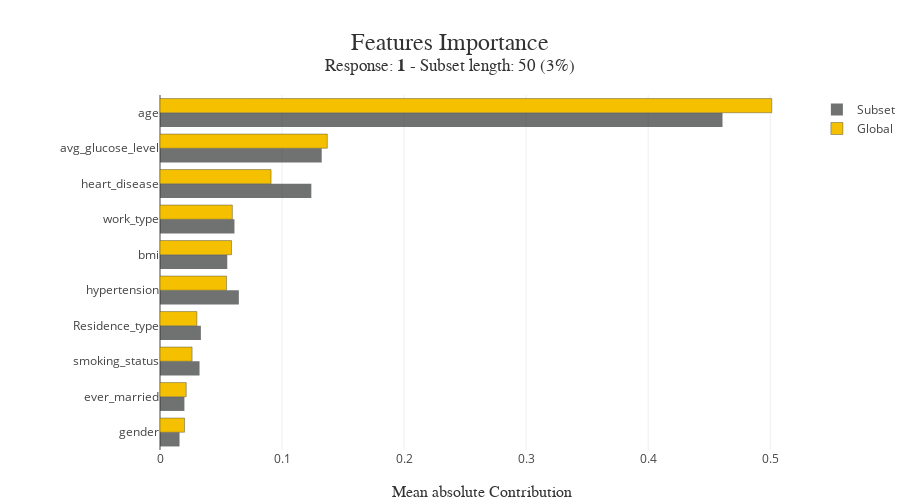

The notebook cell this image was saved under:
### Code cell
import random
subset = random.choices(X_test.index, k =50)
xpl.plot.features_importance(selection=subset)

### Figure 1 — Plotly figure (JSON) as saved in the notebook; plotly's stock layout.template omitted (floating-point values rounded to 4 significant figures)
{"data": [{"customdata": ["gender", "ever_married", "smoking_status", "Residence_type", "hypertension", "bmi", "work_type", "heart_disease", "avg_glucose_level", "age"], "hovertemplate": "Feature: %{customdata}<br />Contribution: %{x:.4f}<extra></extra>", "marker": {"color": "rgba(52, 55, 54, 0.7)"}, "name": "Subset", "orientation": "h", "type": "bar", "x": [0.016, 0.02, 0.0324, 0.0335, 0.0646, 0.0551, 0.061, 0.124, 0.1325, 0.4609], "y": ["gender", "ever_married", "smoking_status", "Residence_type", "hypertension", "bmi", "work_type", "heart_disease", "avg_glucose_level", "age"]}, {"customdata": ["gender", "ever_married", "smoking_status", "Residence_type", "hypertension", "bmi", "work_type", "heart_disease", "avg_glucose_level", "age"], "hovertemplate": "Feature: %{customdata}<br />Contribution: %{x:.4f}<extra></extra>", "marker": {"color": ["rgba(244, 192, 0, 1.0)", "rgba(244, 192, 0, 1.0)", "rgba(244, 192, 0, 1.0)", "rgba(244, 192, 0, 1.0)", "rgba(244, 192, 0, 1.0)", "rgba(244, 192, 0, 1.0)", "rgba(244, 192, 0, 1.0)", "rgba(244, 192, 0, 1.0)", "rgba(244, 192, 0, 1.0)", "rgba(244, 192, 0, 1.0)"], "line": {"color": "rgba(52, 55, 54, 0.8)", "width": 0.5}}, "name": "Global", "orientation": "h", "type": "bar", "x": [0.0201, 0.0215, 0.0263, 0.0302, 0.0545, 0.0586, 0.0593, 0.091, 0.1371, 0.5013], "y": ["gender", "ever_married", "smoking_status", "Residence_type", "hypertension", "bmi", "work_type", "heart_disease", "avg_glucose_level", "age"]}], "layout": {"autosize": false, "barmode": "group", "height": 500, "hovermode": "closest", "margin": {"b": 50, "l": 160, "r": 0, "t": 95}, "title": {"font": {"color": "rgb(50, 50, 50)", "family": "Arial", "size": 24}, "text": "Features Importance<br><sup>Response: <b>1</b> - Subset length: 50 (3%)</sup>", "x": 0.5, "xanchor": "center", "y": 0.9, "yanchor": "middle"}, "width": 900, "xaxis": {"title": {"font": {"color": "rgb(50, 50, 50)", "family": "Arial Black", "size": 16}, "text": "Mean absolute Contribution"}}, "yaxis": {"automargin": true, "dtick": 1, "tickmode": "array", "ticktext": ["gender", "ever_married", "smoking_status", "Residence_type", "hypertension", "bmi", "work_type", "heart_disease", "avg_glucose_level", "age"], "tickvals": ["gender", "ever_married", "smoking_status", "Residence_type", "hypertension", "bmi", "work_type", "heart_disease", "avg_glucose_level", "age"], "title": {"font": {"color": "rgb(50, 50, 50)", "family": "Arial Black", "size": 16}}}}}
